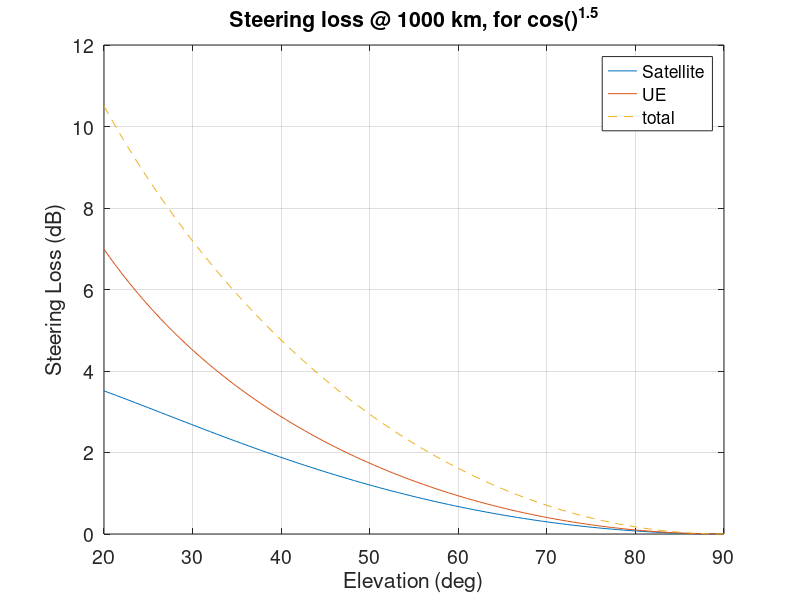

Write MATLAB code to recreate this figure.
Re = 6378.14e3;     
cos_exponent = 1.5;
el_vec = linspace(20,90,100);
orbit_height = [1000e3];

out_dir = fullfile(fileparts(fileparts(mfilename('fullpath'))), 'plotting_scripts/figures', 'steering_loss');
if ~exist(out_dir, 'dir')
    mkdir(out_dir);
end

for i = 1:length(orbit_height)
    R_sat = Re + orbit_height(i);
    theta_rx = 90 - el_vec; 
    sin_theta_tx = (Re .* cosd(el_vec)) ./ R_sat;
    theta_tx = asind(sin_theta_tx); 
    
    
    loss_tx = -10 * log10(cosd(theta_tx).^cos_exponent);

    
    loss_rx = -10 * log10(cosd(theta_rx).^cos_exponent);


    f1 = figure('Color', 'w', 'Visible', 'off', 'Position', [100 100 500 400]);

    set(0, 'DefaultAxesFontSize', 14);
    plot(el_vec,loss_tx, "DisplayName", 'Satellite')
    hold on;
    grid on;
    plot(el_vec,loss_rx, "DisplayName", 'UE')
    plot(el_vec,loss_rx+loss_tx,"--", "DisplayName", 'total')
    legend('Location', 'northeast');
    xlabel("Elevation (deg)")
    ylabel("Steering Loss (dB)")
    title(sprintf("Steering loss @ %d km, for cos()^{1.5}",orbit_height(i)/1e3))

    out_file = fullfile(out_dir, sprintf('steering_loss_%dkm.png', round(orbit_height(i)/1e3)));
    exportgraphics(f1, out_file, 'Resolution', 300);
end
